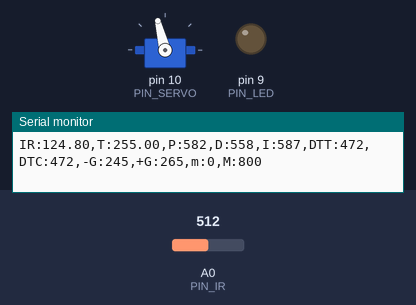
Recording of a sketch running on a simulated Arduino Uno, built with avr-gcc and run on an emulated ATmega328P. Parts: servo, output pins drawn as LEDs (lit = HIGH), the last lines printed to the serial monitor. Inputs (shaded band) come from the test bench; at power-on: A0 (PIN_IR) = 512.

Above: at 1.2 s.
1.3 s: A0 (PIN_IR) set to 245
At 4.28 s:
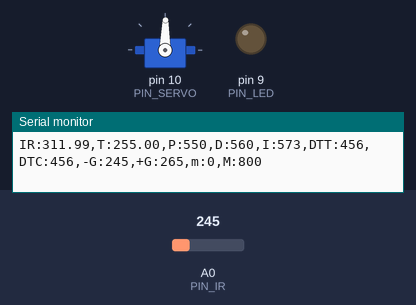
4.3 s: A0 (PIN_IR) set to 306
5.8 s: A0 (PIN_IR) set to 122
At 6.9 s:
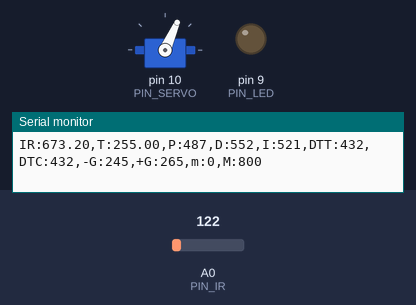
Timing chart, 0 to 8.8 s (numbered marks = the images above; inputs shaded):
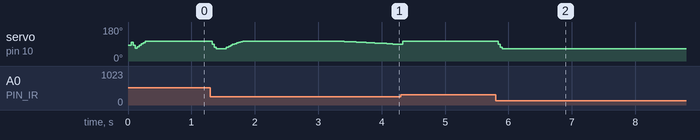

The sketch:

22_Practice_20203037.ino
```cpp
#include <Servo.h>

/////////////////////////////
// Configurable parameters //
/////////////////////////////

// Arduino pin assignment
#define PIN_LED 9      // [1234] LED를 GPIO 9번 핀에 연결
          // [5678] 그거 아닌거 같은데요?
          // [9012] 1234님 맞습니다.

#define PIN_SERVO 10                    //[3030]SERVO를 10번 핀에 연결
#define PIN_IR A0     //[3037]적외선 센서를 A0에 연결

// Framework setting
#define _DIST_TARGET 255            // [3040] 레일플레이트의 중간지점(목표지점=25.5cm)
#define _DIST_MIN 100                    //[3035] 측정 최소 거리
#define _DIST_MAX 410               //[3036] 측정 가능한 최대 거리

// Distance sensor
#define _DIST_ALPHA 0.1  //[3023] EMA 가중치

// Servo range
#define _DUTY_MIN 1220                 //[3028] 서보 각도 최소값
#define _DUTY_NEU 1400    //[3038] 레일 수평 서보 펄스폭
#define _DUTY_MAX 1620    //[3031] 서보 최대값

// Servo speed control
#define _SERVO_ANGLE 50   //[3030] servo angle limit 실제 서보의 동작크기
#define _SERVO_SPEED 1000            // [3040] 서보의 각속도(초당 각도 변화량)

// Event periods
#define _INTERVAL_DIST 20   //[3039]적외선 센서 측정 간격
#define _INTERVAL_SERVO 20         //[3046]서보갱신간격
#define _INTERVAL_SERIAL 100       //[3030]시리얼 플로터 갱신간격

// PID parameters
#define _KP 3.5   //[3039] 비례 제어의 상수 값 -> 3.0
#define _KD 96.7    // 미분 제어 상수 값  96.7
#define _KI 0.1    // 적분 제어 상수 값  0.1

// For Filter
#define DELAY_MICROS 1500

//////////////////////
// global variables //
//////////////////////

// Servo instance     //[3046]서보간격
Servo myservo;                      //[3030]servo

// Distance sensor
float dist_target; // location to send the ball
float dist_raw, dist_ema;     //[3034]적외선센서로 측정한 거리값과 ema필터를 적용한 거리값
float dist_min, dist_max;

// Event periods
unsigned long last_sampling_time_dist, last_sampling_time_servo, last_sampling_time_serial;   //[3039] interval간격으로 동작 시행을 위한 정수 값
bool event_dist, event_servo, event_serial;

// Servo speed control
int duty_chg_per_interval;  //[3039] interval 당 servo의 돌아가는 정도
int duty_target, duty_curr;      //[3030]servo 목표 위치, servo 현재 위치
int duty_neutral;

// PID variables
float error_curr, error_prev, control, pterm, dterm, iterm;
// [3042] 현재 오차값, 이전 오차값, ? , p,i,d 값

// For Filter
float filtered_dist;
float samples_num;

void setup() {
// initialize GPIO pins for LED and attach servo
pinMode(PIN_LED,OUTPUT);           //[3030]LED를 연결[3027]
myservo.attach(PIN_SERVO);  //[3039]servo를 연결

// initialize global variables
dist_min = _DIST_MIN;                      //[3030] 측정값의 최소값
dist_max= _DIST_MAX;    //[3032] 측정값의 최대값
dist_target = _DIST_TARGET;               //[3034]

// move servo to neutral position
myservo.writeMicroseconds(_DUTY_NEU); //[3030]서보를 레일이 수평이 되는 값으로 초기화

// initialize serial port
Serial.begin(57600);  //[3039] 시리얼 모니터 속도 지정

// convert angle speed into duty change per interval.
  duty_chg_per_interval =(float)(_DUTY_MAX - _DUTY_MIN) * (_SERVO_SPEED / _SERVO_ANGLE) * (_INTERVAL_SERVO / 1000.0); //[3039]
  /*
  _SERVO_ANGLE/_SERVO_SPEED=
  (_DUTY_MAX - _DUTY_MIN_)* INTERVAL_SERVO/duty_chg_per_interval =
  interval 반복횟수*INTERVAL_SERVO=
  _SERVO_ANGLE만큼 돌아가는데 걸리는 시간
  */

  samples_num = 3;

  duty_neutral = _DUTY_NEU;
  duty_curr = duty_neutral;

  error_prev = 0;

  pterm = dterm = iterm = 0;

}


void loop() {
/////////////////////
// Event generator //
/////////////////////
  unsigned long time_curr = millis();
  if(time_curr >= last_sampling_time_dist + _INTERVAL_DIST) {
    last_sampling_time_dist += _INTERVAL_DIST;
     event_dist = true;
  }
  if(time_curr >= last_sampling_time_servo + _INTERVAL_SERVO) {
    last_sampling_time_servo += _INTERVAL_SERVO;
    event_servo = true;
  }
  if(time_curr >= last_sampling_time_serial + _INTERVAL_SERIAL) {
    last_sampling_time_serial += _INTERVAL_SERIAL;
    event_serial = true;
  }

////////////////////
// Event handlers //
////////////////////

  if(event_dist) {
     event_dist = false;    // [3037]
     dist_raw = ir_distance_filtered();
  // get a distance reading from the distance sensor
     dist_ema = ir_distance_filtered();   // [3037]

  // PID control logic
    error_curr = dist_target - dist_ema; //[3034] 목표위치와 실제위치의 오차값
    pterm = _KP * error_curr;   //[3034]
    dterm = _KD * (error_curr - error_prev);
    iterm += _KI * error_curr;
    control = pterm + dterm + iterm; //[3034]

  // duty_target = f(duty_neutral, control)
    duty_target = _DUTY_NEU + control;

  // keep duty_target value within the range of [_DUTY_MIN, _DUTY_MAX]

    if(duty_target < _DUTY_MIN) duty_target = _DUTY_MIN; // lower limit
    if(duty_target > _DUTY_MAX) duty_target = _DUTY_MAX; // upper limit
  // update error_prev
    error_prev = error_curr;

  }

  if(event_servo) {
    event_servo = false; // [3034]

    // adjust duty_curr toward duty_target by duty_chg_per_interval
     if(duty_target > duty_curr) {
        duty_curr += duty_chg_per_interval;
        if(duty_curr > duty_target) duty_curr = duty_target;
      }
      else {
        duty_curr -= duty_chg_per_interval;
        if(duty_curr < duty_target) duty_curr = duty_target;
      }//[3034] 서보의 현재 위치가 서보 목표 위치에 도달하기전이면 도달하기전까지 duty_chg_per_interval를 증감시킴. 만약 서보 현재 위치가 서보 목표 위치를 벗어난다면 서보 현재 위치를 서보 목표 위치로 고정

    // update servo position
    myservo.writeMicroseconds(duty_curr);//[3034]

  }

  if(event_serial) {
    event_serial = false;
    Serial.print("IR:");
    Serial.print(dist_ema);
    Serial.print(",T:");
    Serial.print(dist_target);
    Serial.print(",P:");
    Serial.print(map(pterm,-1000,1000,510,610));
    Serial.print(",D:");
    Serial.print(map(dterm,-1000,1000,510,610));
    Serial.print(",I:");
    Serial.print(map(iterm,-1000,1000,510,610));
    Serial.print(",DTT:");
    Serial.print(map(duty_target,1000,2000,410,510));
    Serial.print(",DTC:");
    Serial.print(map(duty_curr,1000,2000,410,510));
    Serial.println(",-G:245,+G:265,m:0,M:800");
  }
}

float ir_distance(void){ // return value unit: mm
  float val; //[3031]
  float volt = float(analogRead(PIN_IR)); //[3031]
  val = ((6762.0/(volt-9.0))-4.0) * 10.0; //[3031]
  return val; //[3031]
}

float under_noise_filter(void){
  int currReading;
  int largestReading = 0;
  for (int i = 0; i< samples_num; i++){
    currReading = ir_distance();
    currReading = 100.0 + 300.0/(319 - 70)*(currReading-70);
    if(currReading > largestReading) largestReading = currReading;
    delayMicroseconds(DELAY_MICROS);
  }
  return largestReading;
}

float ir_distance_filtered(void){ // return value unit: mm
  //filter
  int currReading;
  int lowestReading = 1024;
  for (int i = 0; i < samples_num; i++){
    currReading = under_noise_filter();
    if (currReading < lowestReading) lowestReading = currReading;
  }

  return _DIST_ALPHA*lowestReading + (1-_DIST_ALPHA)*dist_ema;
}
```

Measured:
- after the input at 5.8 s, servo on pin 10 (PIN_SERVO): 104° → 66° at once
